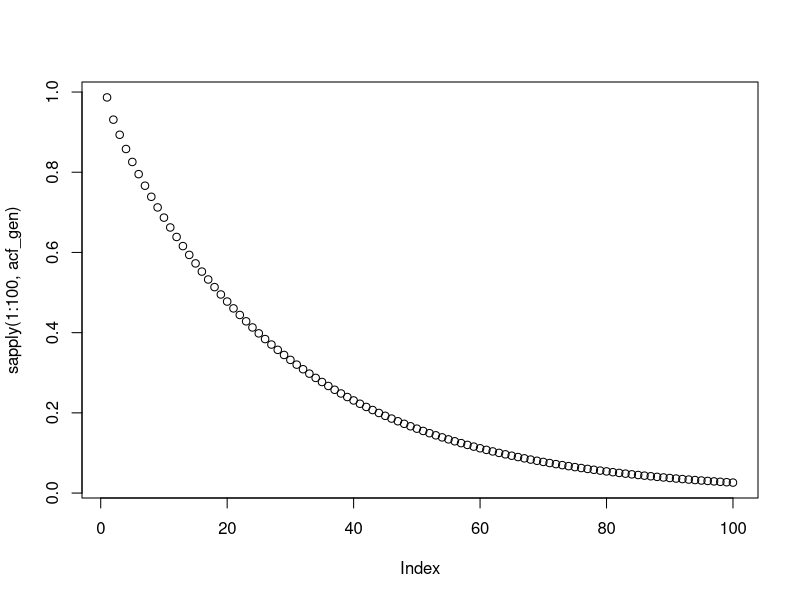

Here is the R script that generated this plot:
rho_1 = 1.322/1.34
rho_2 = 1.2*rho_1 - 0.22

d = Re(polyroot(c(0.1, 0.22, -1.3, 1)))


D = matrix(
  data = c(1, 1, 1, 
           d[1], d[2], d[3], 
           d[1]^2, d[3]^2, d[3]^2),
  nrow = 3, byrow = T
)
D
rhos = c(1, rho_1, rho_2)
A = solve(D, rhos)

-4^2
(-4)^2
acf_gen <- function(h){
  return(
    sum(sapply(1:3, function(i){
      A[i]*(d[i]^h)
    }))
  )
}
acf_gen(0)
acf_gen(1)
acf_gen(2)
acf_gen(3)

plot(sapply(1:100, acf_gen))
